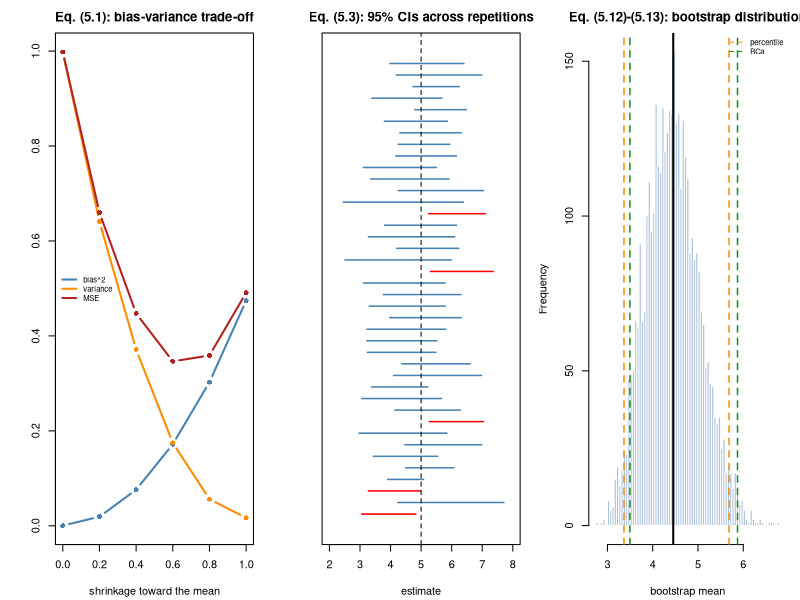

Reproduce this figure in R.
#' ---
#' title: "Module 05 - Estimation, effect sizes, and confidence intervals"
#' output: html_document
#' ---
#'
#' **Curriculum link:** `stats.md` -> Topic 5, equations (5.1)-(5.15)
#'
#' Estimation, not dichotomised testing, is the primary scientific task.
#'
#' ## What you will learn
#'
#' 1. Bias-variance (5.1): why accepting bias can REDUCE total error.
#' 2. What a confidence interval guarantees, by simulation (5.3)-(5.4).
#' 3. Cohen's d and the Hedges correction (5.5)-(5.6).
#' 4. Ratio measures on the log scale and the delta method (5.7)-(5.11).
#' 5. Bootstrap intervals with `boot` (5.12)-(5.13), and the unit rule.
#' 6. Robust (sandwich) SEs (5.14) and equivalence testing (5.15).

#+ setup, message = FALSE
suppressPackageStartupMessages(library(boot))
MODULE_NAME <- "05_estimation_and_intervals"
OUT <- file.path(Sys.getenv("STATS_OUT", unset = "results"), MODULE_NAME)
dir.create(OUT, recursive = TRUE, showWarnings = FALSE)
header <- function(txt) cat("\n", strrep("=", 72), "\n", txt, "\n",
                            strrep("=", 72), "\n", sep = "")

#' ## 1. Bias-variance decomposition, eq. (5.1)

#+ bias-variance
header("1. Bias-variance: why a biased estimator can win (5.1)")
set.seed(501)
G <- 60; SIGMA <- 1
theta_true <- rnorm(G, 0, 0.7)
shrink <- function(y, lam) mean(y) + (1 - lam) * (y - mean(y))

tab <- do.call(rbind, lapply(c(0, 0.2, 0.4, 0.6, 0.8, 1.0), function(lam) {
  ests <- replicate(3000, shrink(theta_true + rnorm(G, 0, SIGMA), lam))
  bias2 <- mean((rowMeans(ests) - theta_true)^2)
  vari  <- mean(apply(ests, 1, var))
  data.frame(shrinkage = lam, bias2 = bias2, variance = vari,
             MSE = mean((ests - theta_true)^2), sum = bias2 + vari)
}))
print(format(tab, digits = 4), row.names = FALSE)
cat(sprintf("\nMinimum MSE at shrinkage = %.1f, NOT at 0 (the unbiased estimator).\n",
            tab$shrinkage[which.min(tab$MSE)]))
cat("'sum' reproduces 'MSE' exactly - that is eq. (5.1).\n")

#' ## 2. What a confidence interval guarantees, eq. (5.2)-(5.4)

#+ coverage
header("2. Coverage, and the CI/test duality (5.3)-(5.4)")
set.seed(502)
MU <- 5; SD <- 2; n <- 12
cov_hits <- replicate(20000, {
  x <- rnorm(n, MU, SD)
  ci <- t.test(x)$conf.int
  ci[1] <= MU && MU <= ci[2]
})
cat(sprintf("  nominal coverage 95%%, empirical = %.2f%%\n", 100 * mean(cov_hits)))

set.seed(503)
x <- rnorm(n, MU, SD)
grid <- seq(mean(x) - 4, mean(x) + 4, length.out = 4001)
pvals <- sapply(grid, function(m) t.test(x, mu = m)$p.value)
not_rej <- range(grid[pvals > 0.05])
cat(sprintf("\n  CI from t.test()          : [%.4f, %.4f]\n", t.test(x)$conf.int[1],
            t.test(x)$conf.int[2]))
cat(sprintf("  Set of mu with p > 0.05   : [%.4f, %.4f]   <- eq. (5.4), identical\n",
            not_rej[1], not_rej[2]))

#' ## 3. Standardised effect sizes, eq. (5.5)-(5.6)

#+ effect-size
header("3. Cohen's d and the Hedges correction (5.5)-(5.6)")
cohens_d <- function(x, y) {
  n1 <- length(x); n2 <- length(y)
  sp <- sqrt(((n1 - 1) * var(x) + (n2 - 1) * var(y)) / (n1 + n2 - 2))
  (mean(x) - mean(y)) / sp
}
hedges_J <- function(nu) exp(lgamma(nu/2) - 0.5 * log(nu/2) - lgamma((nu - 1)/2))

cat(sprintf("%12s %5s %10s %13s %17s\n", "n per group", "nu", "exact J",
            "1-3/(4nu-1)", "d overstated by"))
for (n in c(3, 4, 6, 10, 20, 50)) {
  nu <- 2 * n - 2
  cat(sprintf("%12d %5d %10.4f %13.4f %16.1f%%\n",
              n, nu, hedges_J(nu), 1 - 3/(4*nu - 1), 100 * (1/hedges_J(nu) - 1)))
}
set.seed(504)
TRUE_D <- 0.8; n <- 4
ds <- replicate(20000, cohens_d(rnorm(n, TRUE_D), rnorm(n)))
cat(sprintf("\n  true d = %.1f, n = %d per group\n", TRUE_D, n))
cat(sprintf("  mean Cohen's d = %.4f   (biased upward)\n", mean(ds)))
cat(sprintf("  mean Hedges' g = %.4f   (corrected)\n", mean(hedges_J(2*n-2) * ds)))
cat("\n  CAUTION: d is a RATIO. Always report the raw difference and units too.\n")

#' ## 4. Ratio measures and the delta method, eq. (5.7)-(5.10)

#+ ratios
header("4. Odds ratio, risk ratio, delta method (5.7)-(5.10)")
a <- 30; b <- 70; cc <- 15; dd <- 85       # exposed(event,no) / unexposed(event,no)
or_hat <- (a * dd) / (b * cc)
se_log_or <- sqrt(1/a + 1/b + 1/cc + 1/dd)                    # eq. (5.7)
risk1 <- a/(a+b); risk0 <- cc/(cc+dd)
rr_hat <- risk1 / risk0
se_log_rr <- sqrt(1/a - 1/(a+b) + 1/cc - 1/(cc+dd))           # eq. (5.8)
cat(sprintf("  baseline risk (unexposed) = %.3f\n", risk0))
cat(sprintf("  odds ratio  = %.3f   95%% CI [%.3f, %.3f]\n", or_hat,
            exp(log(or_hat) - 1.96*se_log_or), exp(log(or_hat) + 1.96*se_log_or)))
cat(sprintf("  risk ratio  = %.3f   95%% CI [%.3f, %.3f]\n", rr_hat,
            exp(log(rr_hat) - 1.96*se_log_rr), exp(log(rr_hat) + 1.96*se_log_rr)))
cat(sprintf("  risk difference = %+.3f\n", risk1 - risk0))
cat("\n  OR > RR always (when risk > 0). They coincide only for RARE outcomes:\n")
for (p0 in c(0.01, 0.10, 0.40)) {
  OR <- 2
  cat(sprintf("    baseline risk %5.2f:  OR = 2.00  corresponds to RR = %.3f\n",
              p0, OR / (1 - p0 + p0 * OR)))
}
set.seed(505)
sims <- replicate(20000, {
  ea <- rbinom(1, 100, 0.30); ec <- rbinom(1, 100, 0.15)
  if (ea %in% c(0, 100) || ec %in% c(0, 100)) NA
  else log((ea * (100 - ec)) / ((100 - ea) * ec))
})
cat(sprintf("\n  delta-method SE(log OR) = %.4f\n", se_log_or))
cat(sprintf("  simulated  SD(log OR)   = %.4f   <- eq. (5.9) works\n",
            sd(sims, na.rm = TRUE)))

#' ## 5. Bootstrap intervals with `boot`, eq. (5.12)-(5.13)
#'
#' The `boot` package ships with R (a recommended package), so no install.

#+ bootstrap
header("5. Bootstrap: percentile, basic, BCa (5.12)-(5.13)")
set.seed(506)
skewed <- rlnorm(25, meanlog = 1, sdlog = 0.8)     # e.g. cytokine concentrations
bs <- boot(skewed, statistic = function(d, i) mean(d[i]), R = 4000)
bci <- boot.ci(bs, type = c("perc", "basic", "bca"))
cat(sprintf("  sample (n=25, log-normal), mean = %.3f\n", mean(skewed)))
cat(sprintf("    percentile : [%.3f, %.3f]\n", bci$percent[4], bci$percent[5]))
cat(sprintf("    basic      : [%.3f, %.3f]\n", bci$basic[4], bci$basic[5]))
cat(sprintf("    BCa        : [%.3f, %.3f]\n", bci$bca[4], bci$bca[5]))
cat(sprintf("    t-interval : [%.3f, %.3f]\n", t.test(skewed)$conf.int[1],
            t.test(skewed)$conf.int[2]))
cat("\n  BCa is asymmetric here, correctly reflecting the skew.\n")

#+ bootstrap-unit
cat("\n--- Resampling the wrong level reproduces pseudoreplication ---\n")
set.seed(507)
n_donors <- 6; m_cells <- 300
cells <- matrix(rnorm(n_donors * m_cells), nrow = n_donors) + rnorm(n_donors)
flat <- as.vector(cells)
wrong <- replicate(3000, mean(sample(flat, length(flat), replace = TRUE)))
## CLUSTER bootstrap: resample DONORS, carrying all their cells.
right <- replicate(3000, mean(cells[sample(n_donors, n_donors, replace = TRUE), ]))
cat(sprintf("  bootstrap SE resampling cells  : %.4f\n", sd(wrong)))
cat(sprintf("  bootstrap SE resampling donors : %.4f\n", sd(right)))
cat(sprintf("  truth sqrt(sigma_b^2/n + ...)  : %.4f   (eq. 1.5)\n",
            sqrt(1/n_donors + 1/(n_donors * m_cells))))
cat(sprintf("  The cell bootstrap is ~%.0fx too optimistic.\n", sd(right) / sd(wrong)))

#' ## 6. Robust (sandwich) standard errors, eq. (5.14)
#'
#' Base R has no `vcovHC`, so we implement it -- which is instructive anyway.

#+ robust-se
header("6. Heteroscedasticity-consistent SEs (5.14)")
vcov_hc <- function(fit, type = c("HC0", "HC1", "HC2", "HC3")) {
  type <- match.arg(type)
  X <- model.matrix(fit); e <- residuals(fit)
  n <- nrow(X); p <- ncol(X)
  h <- hatvalues(fit)
  omega <- switch(type, HC0 = rep(1, n), HC1 = rep(n/(n - p), n),
                  HC2 = 1/(1 - h), HC3 = 1/(1 - h)^2)
  bread <- solve(crossprod(X))
  meat <- crossprod(X * sqrt(omega * e^2))
  bread %*% meat %*% bread                                  # eq. (5.14)
}
robust_p <- function(fit, term, type = "HC3") {
  b <- coef(fit)[term]
  se <- sqrt(diag(vcov_hc(fit, type))[term])
  2 * pt(abs(b / se), df.residual(fit), lower.tail = FALSE)
}

set.seed(508)
n <- 40
x <- runif(n, 0, 3)
y <- 1 + rnorm(n, 0, 0.3 + 1.2 * x)       # TRUE slope is 0; variance grows with x
fit <- lm(y ~ x)
cat(sprintf("  %-16s%12s%10s\n", "method", "SE(slope)", "p-value"))
cat(sprintf("  %-16s%12.4f%10.4f\n", "classical OLS",
            coef(summary(fit))["x", "Std. Error"], coef(summary(fit))["x", "Pr(>|t|)"]))
for (tp in c("HC0", "HC1", "HC2", "HC3")) {
  cat(sprintf("  %-16s%12.4f%10.4f\n", tp,
              sqrt(diag(vcov_hc(fit, tp))["x"]), robust_p(fit, "x", tp)))
}
set.seed(509)
counts <- c(classical = 0, HC0 = 0, HC3 = 0)
for (i in 1:1500) {
  xx <- runif(n, 0, 3); yy <- 1 + rnorm(n, 0, 0.3 + 1.2 * xx)
  f <- lm(yy ~ xx)
  counts["classical"] <- counts["classical"] + (coef(summary(f))["xx", "Pr(>|t|)"] < 0.05)
  counts["HC0"] <- counts["HC0"] + (robust_p(f, "xx", "HC0") < 0.05)
  counts["HC3"] <- counts["HC3"] + (robust_p(f, "xx", "HC3") < 0.05)
}
cat("\n  False-positive rate under a TRUE null (nominal 5%), n = 40:\n")
for (k in names(counts)) cat(sprintf("    %-11s: %.1f%%\n", k, 100 * counts[k] / 1500))
cat("  HC0 is the most anticonservative and HC3 the least - the ordering\n")
cat("  HC0 > HC1 > HC2 > HC3 in SE size is guaranteed by their weights. At\n")
cat("  n = 40 the gap is modest; it widens sharply as n falls, which is why\n")
cat("  HC3 is the right default at bioinformatics sample sizes (n < 250).\n")

#' ## 7. Equivalence testing (TOST), eq. (5.15)

#+ tost
header("7. TOST: the only valid way to claim 'no meaningful difference' (5.15)")
tost <- function(x, y, delta, alpha = 0.05) {
  tt <- t.test(x, y)                                  # Welch, for df and se
  diff <- diff(rev(c(mean(y), mean(x))))
  se <- sqrt(var(x)/length(x) + var(y)/length(y))
  df <- tt$parameter
  p_lower <- pt((diff + delta) / se, df, lower.tail = FALSE)  # H01: theta <= -delta
  p_upper <- pt((diff - delta) / se, df)                       # H02: theta >= +delta
  p <- max(p_lower, p_upper)
  ci90 <- diff + c(-1, 1) * qt(1 - alpha, df) * se
  list(diff = diff, p = p, ci90 = ci90, equivalent = p < alpha)
}
set.seed(510)
delta <- 0.5
for (n in c(10, 400)) {
  a <- rnorm(n); b <- rnorm(n)
  r <- tost(a, b, delta)
  cat(sprintf("\n  n = %d per group, TRUE difference = 0:\n", n))
  cat(sprintf("    difference = %+.3f, NHST p = %.3f\n", r$diff, t.test(a, b)$p.value))
  cat(sprintf("    TOST p = %.4f, 90%% CI [%+.3f, %+.3f] -> equivalent? %s\n",
              r$p, r$ci90[1], r$ci90[2], r$equivalent))
}
cat("\n  Not significant AND not equivalent = the study was inconclusive.\n")
cat("  Only with enough data can you positively claim |difference| < delta.\n")

#' ## 8. Figure

#+ figure
png(file.path(OUT, "estimation.png"), width = 1300, height = 420, res = 110)
par(mfrow = c(1, 3), mar = c(4.2, 4.2, 2.5, 1))
matplot(tab$shrinkage, tab[, c("bias2", "variance", "MSE")], type = "b", pch = 16,
        lty = 1, col = c("steelblue", "darkorange", "firebrick"), lwd = 2,
        xlab = "shrinkage toward the mean", ylab = "",
        main = "Eq. (5.1): bias-variance trade-off")
legend("left", c("bias^2", "variance", "MSE"),
       col = c("steelblue", "darkorange", "firebrick"), lwd = 2, bty = "n", cex = 0.7)

set.seed(511)
plot(NA, xlim = c(2, 8), ylim = c(0, 41), xlab = "estimate", ylab = "",
     yaxt = "n", main = "Eq. (5.3): 95% CIs across repetitions")
for (i in 1:40) {
  xx <- rnorm(12, MU, SD)
  # NOTE the deliberate rename: calling this `ci` would shadow the boot.ci
  # object above. Shadowing is the commonest cause of "it worked yesterday".
  ci_i <- t.test(xx)$conf.int
  segments(ci_i[1], i, ci_i[2], i,
           col = if (ci_i[1] <= MU && MU <= ci_i[2]) "steelblue" else "red", lwd = 1.5)
}
abline(v = MU, lty = 2)

hist(bs$t, breaks = 60, col = "lightsteelblue", border = "white",
     main = "Eq. (5.12)-(5.13): bootstrap distribution", xlab = "bootstrap mean")
abline(v = bci$percent[4:5], col = "darkorange", lty = 2, lwd = 1.5)
abline(v = bci$bca[4:5], col = "forestgreen", lty = 2, lwd = 1.5)
abline(v = mean(skewed), lwd = 2)
legend("topright", c("percentile", "BCa"), col = c("darkorange", "forestgreen"),
       lty = 2, bty = "n", cex = 0.7)
invisible(dev.off())
cat("\nFigure written to", file.path(OUT, "estimation.png"), "\n")

#' ## Decision rules (from `stats.md` Topic 5)
#'
#' 1. Report direction, magnitude, interval and units.
#' 2. Build intervals on the scale where the sampling distribution is symmetric,
#'    then back-transform.
#' 3. To claim equivalence, pre-specify delta and use TOST (5.15).
#' 4. Bootstrap the EXPERIMENTAL UNIT.
#'
#' **Next:** `06_hypothesis_tests_and_pvalues.R`
